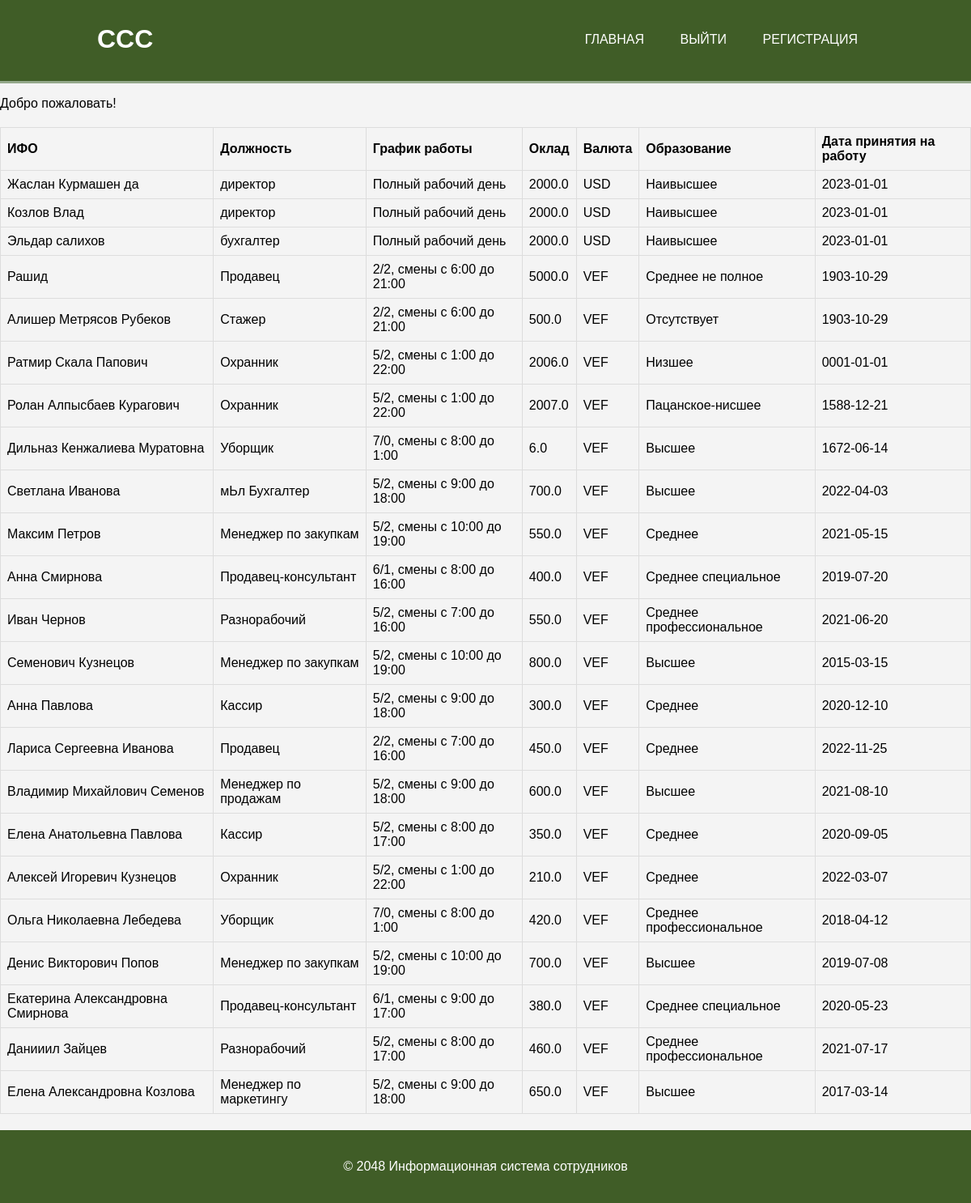
Screenshot of / (signed in) with the database file from the repository.
### server.py (models this page shows)
class Employee(db.Model):
    id = db.Column(db.Integer, primary_key=True)
    username = db.Column(db.String(100), unique=True)
    password = db.Column(db.String(50))
    full_name = db.Column(db.String(100))
    position = db.Column(db.String(50))
    work_schedule = db.Column(db.String(50))
    salary = db.Column(db.Float)
    currency = db.Column(db.String(50))
    education = db.Column(db.String(100))
    start_date = db.Column(db.Date)
    is_admin = db.Column(db.Boolean, default=False)

### server.py (the view)
@app.route('/')
def index():
    employees = Employee.query.all()
    admin_usernames = ['AL0', 'AL01', 'AL02']
    is_admin = 'logged_in' in session and session['logged_in'] and session['username'] in admin_usernames
    error = request.args.get('error')
    return render_template('index.html', employees=employees, is_admin=is_admin, error=error)

### templates/index.html (shortened to what this page needs)
<!DOCTYPE html>
<html lang="en">
<head>
    <link href="{{ url_for('static', filename='css/rviain.css') }}" rel="stylesheet" type="text/css">
</head>
<body>
  <header>
    <div class="container">
        <div id="branding">
            <h1>CCC</h1>
        </div>
        <nav>
            <ul>
                <li><a href="/">Главная</a></li>
                {% if 'logged_in' in session %}
                    <li><a href="{{ url_for('logout') }}">Выйти</a></li>
                    <li><a href="/add_employee">Регистрация</a></li>
                {% else %}
                    <li><a href="/login">Войти</a></li>
                {% endif %}
            </ul>
        </nav>
    </div>
</header>
{% if 'logged_in' in session %}
        <p>Добро пожаловать!</p>
<table id="employeeTable">
    <thead>
        <tr>
            <th>ИФО</th>
            <th>Должность</th>
            <th>График работы</th>
            <th>Оклад</th>
            <th>Валюта</th>
            <th>Образование</th>
            <th>Дата принятия на работу</th>
        </tr>
    </thead>
    <tbody>
        {% for employee in employees %}
            <tr>
                <td>{{ employee.full_name }}</td>
                <td>{{ employee.position }}</td>
                <td>{{ employee.work_schedule }}</td>
                <td>{{ employee.salary }}</td>
                <td>{{ employee.currency}}</td>
                <td>{{ employee.education }}</td>
                <td>{{ employee.start_date }}</td>
            </tr>
        {% endfor %}
    </tbody>
</table>
{% else %}
    <p>Войдите в аккаунт, чтобы увидеть содержимое.</p>
{% endif %}
  <footer>
    <p>&copy; 2048 Информационная система сотрудников</p>
  </footer>
</body>
</html>

### static/css/rviain.css (style rules this page uses)
body { font-family: Arial, sans-serif; background-color: #f4f4f4; margin: 0; padding: 0; }
.container { width: 80%; margin: auto; overflow: hidden; }
header { background: #405D27; color: #ffffff; padding-top: 30px; min-height: 70px; border-bottom: #94A88A 3px solid; }
header #branding { float: left; }
header #branding h1 { margin: 0; }
header nav { float: right; margin-top: 10px; }
header nav ul { margin: 0; padding: 0; list-style: none; }
header nav ul li { display: inline; margin: 0 20px 0 20px; }
header nav ul li a { color: #ffffff; text-decoration: none; text-transform: uppercase; }
footer { text-align: center; padding: 20px; background: #405D27; color: #ffffff; margin-top: 20px; clear: both; }
table { width: 100%; border-collapse: collapse; margin-top: 20px; }
th, td { border: 1px solid #ddd; padding: 8px; text-align: left; }

### rows the page displays
Employee: full_name "Жаслан Курмашен да", position "директор", work_schedule "Полный рабочий день", salary "2000.0", currency "USD", education "Наивысшее", start_date "2023-01-01"
Employee: full_name "Козлов Влад", position "директор", work_schedule "Полный рабочий день", salary "2000.0", currency "USD", education "Наивысшее", start_date "2023-01-01"
Employee: full_name "Эльдар салихов", position "бухгалтер", work_schedule "Полный рабочий день", salary "2000.0", currency "USD", education "Наивысшее", start_date "2023-01-01"
Employee: full_name "Рашид", position "Продавец", work_schedule "2/2, смены с 6:00 до 21:00", salary "5000.0", currency "VEF", education "Среднее не полное", start_date "1903-10-29"
Employee: full_name "Алишер Метрясов Рубеков", position "Стажер", work_schedule "2/2, смены с 6:00 до 21:00", salary "500.0", currency "VEF", education "Отсутствует", start_date "1903-10-29"
Employee: full_name "Ратмир Скала Папович", position "Охранник", work_schedule "5/2, смены с 1:00 до 22:00", salary "2006.0", currency "VEF", education "Низшее", start_date "0001-01-01"
Employee: full_name "Ролан Алпысбаев Курагович", position "Охранник", work_schedule "5/2, смены с 1:00 до 22:00", salary "2007.0", currency "VEF", education "Пацанское-нисшее", start_date "1588-12-21"
Employee: full_name "Дильназ Кенжалиева Муратовна", position "Уборщик", work_schedule "7/0, смены с 8:00 до 1:00", salary "6.0", currency "VEF", education "Высшее", start_date "1672-06-14"
Employee: full_name "Светлана Иванова", position "мЬл Бухгалтер", work_schedule "5/2, смены с 9:00 до 18:00", salary "700.0", currency "VEF", education "Высшее", start_date "2022-04-03"
Employee: full_name "Максим Петров", position "Менеджер по закупкам", work_schedule "5/2, смены с 10:00 до 19:00", salary "550.0", currency "VEF", education "Среднее", start_date "2021-05-15"
Employee: full_name "Анна Смирнова", position "Продавец-консультант", work_schedule "6/1, смены с 8:00 до 16:00", salary "400.0", currency "VEF", education "Среднее специальное", start_date "2019-07-20"
Employee: full_name "Иван Чернов", position "Разнорабочий", work_schedule "5/2, смены с 7:00 до 16:00", salary "550.0", currency "VEF", education "Среднее профессиональное", start_date "2021-06-20"
Employee: full_name "Семенович Кузнецов", position "Менеджер по закупкам", work_schedule "5/2, смены с 10:00 до 19:00", salary "800.0", currency "VEF", education "Высшее", start_date "2015-03-15"
Employee: full_name "Анна Павлова", position "Кассир", work_schedule "5/2, смены с 9:00 до 18:00", salary "300.0", currency "VEF", education "Среднее", start_date "2020-12-10"
Employee: full_name "Лариса Сергеевна Иванова", position "Продавец", work_schedule "2/2, смены с 7:00 до 16:00", salary "450.0", currency "VEF", education "Среднее", start_date "2022-11-25"
Employee: full_name "Владимир Михайлович Семенов", position "Менеджер по продажам", work_schedule "5/2, смены с 9:00 до 18:00", salary "600.0", currency "VEF", education "Высшее", start_date "2021-08-10"
Employee: full_name "Елена Анатольевна Павлова", position "Кассир", work_schedule "5/2, смены с 8:00 до 17:00", salary "350.0", currency "VEF", education "Среднее", start_date "2020-09-05"
Employee: full_name "Алексей Игоревич Кузнецов", position "Охранник", work_schedule "5/2, смены с 1:00 до 22:00", salary "210.0", currency "VEF", education "Среднее", start_date "2022-03-07"
Employee: full_name "Ольга Николаевна Лебедева", position "Уборщик", work_schedule "7/0, смены с 8:00 до 1:00", salary "420.0", currency "VEF", education "Среднее профессиональное", start_date "2018-04-12"
Employee: full_name "Денис Викторович Попов", position "Менеджер по закупкам", work_schedule "5/2, смены с 10:00 до 19:00", salary "700.0", currency "VEF", education "Высшее", start_date "2019-07-08"
Employee: full_name "Екатерина Александровна Смирнова", position "Продавец-консультант", work_schedule "6/1, смены с 9:00 до 17:00", salary "380.0", currency "VEF", education "Среднее специальное", start_date "2020-05-23"
Employee: full_name "Данииил Зайцев", position "Разнорабочий", work_schedule "5/2, смены с 8:00 до 17:00", salary "460.0", currency "VEF", education "Среднее профессиональное", start_date "2021-07-17"
Employee: full_name "Елена Александровна Козлова", position "Менеджер по маркетингу", work_schedule "5/2, смены с 9:00 до 18:00", salary "650.0", currency "VEF", education "Высшее", start_date "2017-03-14"
